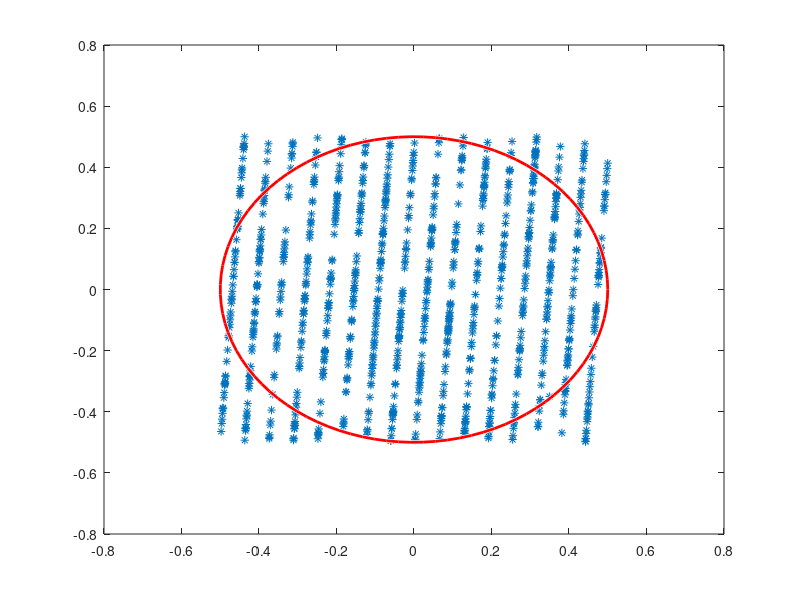

Source code (MATLAB):
close all;
clear all;
seed = 0.85;
random_number_sequence_x = [];
random_number_sequence_y = [];
random_number_x = seed;
random_number_y = 1-seed;
random_number_sequence_x = [random_number_sequence_x; random_number_x-0.5];
random_number_sequence_y = [random_number_sequence_y; random_number_y-0.5];
count = 0;

for i = 1:1:1000
    random_number_x = sawtooth(100*random_number_x)/2 + 0.5;
    random_number_sequence_x = [random_number_sequence_x; random_number_x-0.5];
    random_number_y = sawtooth(100*random_number_x)/2 + 0.5;
    random_number_sequence_y = [random_number_sequence_y; random_number_y-0.5];
    if(sqrt(random_number_x^2+random_number_y^2) <= 0.5)
        count = count + 1;
    end
end

plot(random_number_sequence_x, random_number_sequence_y,'*')
viscircles([0,0],1/2);
ans = count/1000;
ans